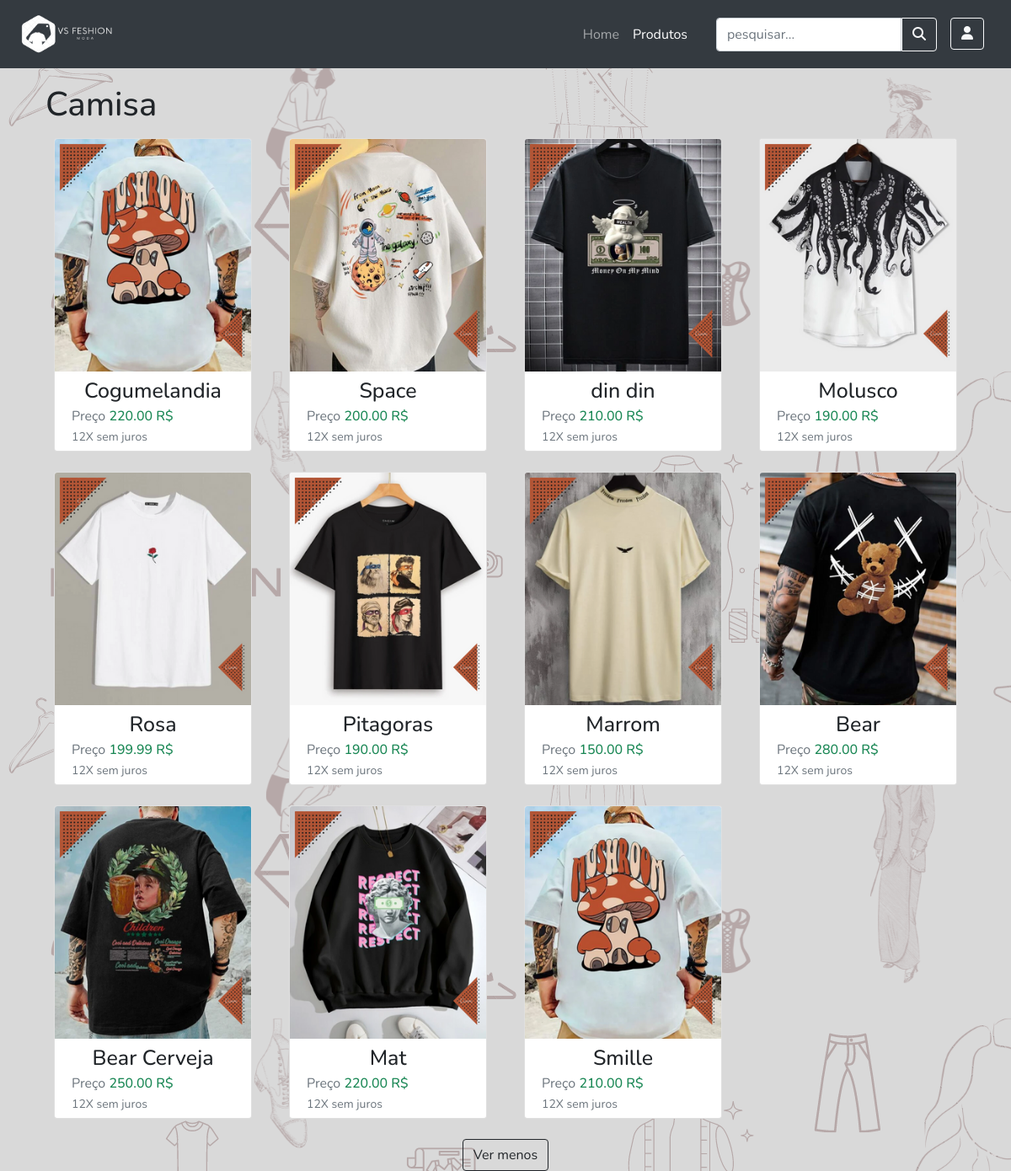
Screenshot of /mais_produto.php?estilo_roupa=camisa with the database file from the repository.
### tables this page shows
CREATE TABLE `produto` (
  `id` int(11) NOT NULL,
  `titulo` varchar(100) NOT NULL,
  `descricao` text NOT NULL,
  `genero` varchar(30) NOT NULL,
  `tamanho` varchar(20) NOT NULL,
  `preco` decimal(10,2) NOT NULL,
  `quantidade` int(7) NOT NULL,
  `estilo_roupa` varchar(40) NOT NULL,
  `name_imagem` varchar(200) DEFAULT NULL,
  `type_imagem` varchar(30) DEFAULT NULL,
  `tmp_imagem` blob DEFAULT NULL,
  `usuario_id` int(11) DEFAULT NULL,
  `administrador_id` int(11) DEFAULT NULL
);

### mais_produto.php (the view, shortened to what this page needs)
<?php
    include_once "php/conexao.php";
    if(isset($_GET['estilo_roupa'])){
        $estilo = $_GET['estilo_roupa'];
    }else{
        header("location: produtos.php");
    }
?>
<!DOCTYPE html>
<html lang="en">
<head>
    <link rel="stylesheet" href="css/bootstrap.min.css">
    <link href="https://cdn.jsdelivr.net/npm/bootstrap@5.0.2/dist/css/bootstrap.min.css" rel="stylesheet">
    <link rel="stylesheet" href="css/estilo-produtos.css">
</head>
    <body>
        <header>
            <nav class="navbar navbar-expand-md navbar-dark bg-personalit fixed-top">
                <div class="container-fluid">
                    <a href="index.php" class="navbar-brand"><img src="imagens/Vitinho.png" alt="" width="110"></a>
                    <div class="collapse navbar-collapse" id="nav-principal">
                        <div class="ms-auto"  >
                            <ul class="navbar-nav me-2 bordabotom">
                                <li class="nav-item">
                                    <a class="nav-link" href="index.php" aria-current="page">Home</a>
                                </li>
                                <li class="nav-item">
                                    <a class="nav-link active me-3" href="produtos.php">Produtos</a>
                                </li>
                                <form action="pesquisa_especifico.php?estilo=<?php echo $estilo;?>" method="post" class="d-flex icon-mgl me-3">
                                    <input type="text" class="form-control bordal" value="" name="pesquisa" placeholder="pesquisar...">
                                    <button type="submit" class="btn btn-outline-light bordar"><i class="fa-solid fa-magnifying-glass"></i></button>
                                </form>
                                <li class="nav-item dropdown">
                                    <a id="nav-botão" class=" btn btn-outline-light navbotao transicao_color dropdown-toggle" href="#" href="#" role="button" data-bs-toggle="dropdown" aria-expanded="false"><i class="fa-solid fa-user"></i></a>
                                </li>
                            </ul>
                        </div>
                </div>
            </nav>
        </header>
        <?php
        $pasta = ucfirst($estilo);
        $stmt = $pdo->prepare("SELECT * FROM produto WHERE estilo_roupa = :estilo");
        $stmt->bindParam(':estilo', $estilo);
        $stmt->execute();
        $resultados = $stmt->fetchAll(PDO::FETCH_ASSOC);
        ?>
        <section id="produtos" class="mb-mx">
            <div class="container">
                <h1 class="text-dark mb-3"><?php echo $pasta;?></h1>
                <div class="row row-cols-1 row-cols-sm-4 g-4">
                    <?php
                        foreach ($resultados as $row) {
                            $id = $row['id'];
                            $titulo = $row['titulo'];
                            $valor = $row['preco'];
                            $imagem = $row['name_imagem'];
                            echo '<div class="col">';
                                echo '<div class="card">';
                                    echo '<a href="tela_produto.php?id_produto='. $id .'" class="text-decoration-none">';
                                        ?><img class="card-img-top" src="imagens/<?php echo $pasta; ?>/<?php echo $imagem; ?>" alt="Card image cap"><?php
                                        echo '<div class="card-body">';
                                            echo '<h4 class="card-title text-center text-dark estilo-card-h4">' . $titulo . '</h4>';
                                            echo '<p class="card-text text-muted estilo-card-p">Preço <span class="text-success h6 estilo-card-p">' . $valor . ' R$</span> <br> <small class="">12X sem juros</small></p>';
                                        echo '</div>';
                                    echo '</a>';
                                echo '</div>';
                            echo '</div>';
                        }
                    ?>
                </div>
                <div class="d-flex justify-content-center mt-4">
                    <a href="produtos.php" class="btn btn-outline-dark ">Ver menos</a>
                </div>
            </div>
        </section>
    </body>
</html>

### css/estilo-produtos.css (style rules this page uses)
* { margin: 0; padding: 0; font-family: 'Nunito', sans-serif; }
html,body { height: 100%; overflow-x: hidden; }
body { background: #D9D9D9 url(../imagens/Imagem\ de\ fundo.png); background-attachment:fixed ; }
@media (min-width: 575px) { .estilo-card-h4 { font-size: 10px; } }
@media (min-width: 575px) { .estilo-card-p { font-size: 6px; } }
@media (min-width: 768px) { .estilo-card-h4 { font-size: 16px; } }
@media (min-width: 768px) { .estilo-card-p { font-size: 11px; } }
@media (min-width: 768px) { .icon-mgl { margin-left: 10px; } }
@media (min-width: 992px) { .estilo-card-h4 { font-size: 22px; } }
@media (min-width: 992px) { .estilo-card-p { font-size: 16px; } }
@media (min-width: 1200px) { .estilo-card-h4 { font-size: 25px; } }
@media (min-width: 1200px) { .estilo-card-p { font-size: 16px; } }
.bordar { border-top-left-radius: 0 ; border-bottom-left-radius: 0; }
.bordal { border-top-right-radius: 0; border-bottom-right-radius: 0; }
.dropdown-toggle::after { content: none; }
.bg-personalit { background: #343a40; }
.mb-mx { margin-top: 100px; }
.card { position: relative; display: -ms-flexbox; display: flex; margin: 0 10px; -ms-flex-direction: column; flex-direction: column; min-width: 0; word-wrap: break-word; background-color: #fff; background-clip: border-box; border: 1px solid rgba(0,0,0,.125); border-radius: 0.25rem; }
.card-body { -ms-flex: 1 1 auto; flex: 1 1 auto; padding: 5px 20px; }
.card-title { margin: 3px 0; }
.transicao_color { transition: background-color .4s; }

### rows the page displays
produto: name_imagem (picture), titulo "Cogumelandia", preco "220.00"
produto: name_imagem (picture), titulo "Space", preco "200.00"
produto: name_imagem (picture), titulo "din din", preco "210.00"
produto: name_imagem (picture), titulo "Molusco", preco "190.00"
produto: name_imagem (picture), titulo "Rosa", preco "199.99"
produto: name_imagem (picture), titulo "Pitagoras", preco "190.00"
produto: name_imagem (picture), titulo "Marrom", preco "150.00"
produto: name_imagem (picture), titulo "Bear", preco "280.00"
produto: name_imagem (picture), titulo "Bear Cerveja", preco "250.00"
produto: name_imagem (picture), titulo "Mat", preco "220.00"
produto: name_imagem (picture), titulo "Smille", preco "210.00"

### other values shown
$pasta "Camisa"
